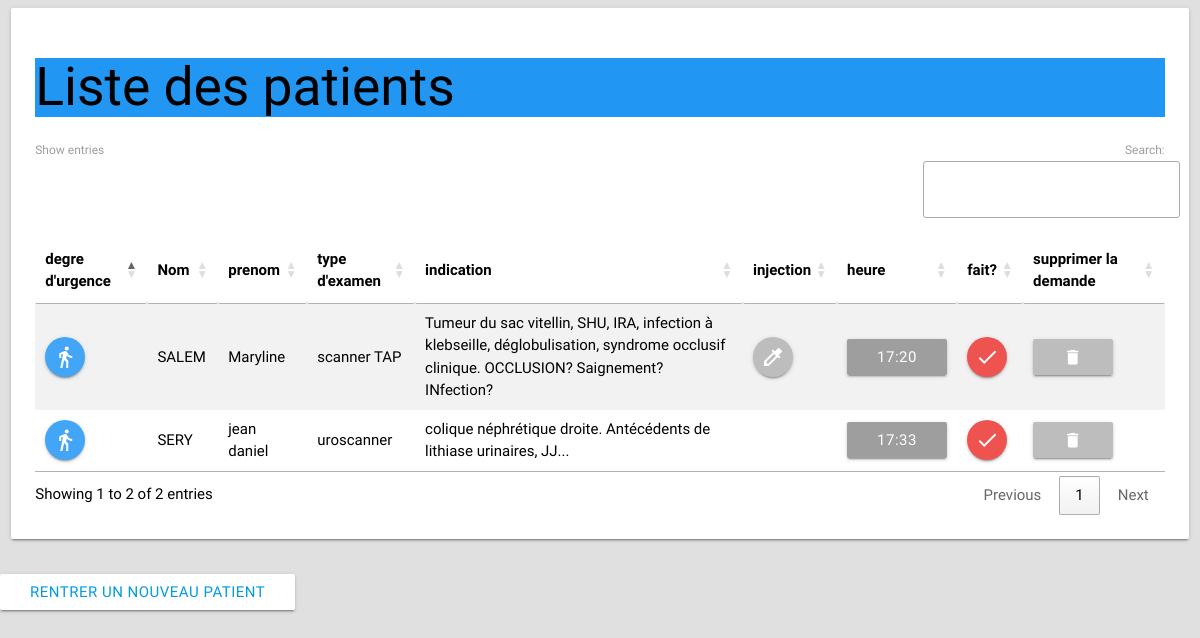
The page /afficher_patient on the database as committed earlier.
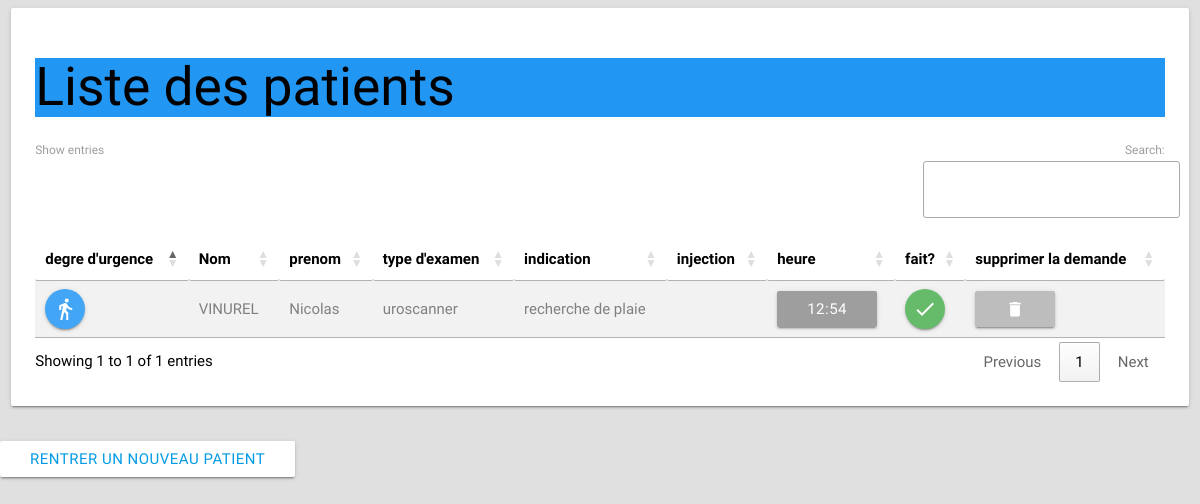
The same page on the database as committed later.
### gestion_patient/models.py (models this page shows)
class Demande(models.Model):
    degre_urgence_choix = (
        ('H24', 'H24'),
        ('immédiat', 'immédiat'),
    )
    type_examen_choix = (
        ('scanner cerebral', 'scanner cerebral'),
        ('scanner AP', 'scanner AP'),
        ('scanner TAP', 'scanner TAP'),
        ('angioscanner pulmonaire', 'angioscanner pulmonaire'),
        ('uroscanner', 'uroscanner'),
        ('scanner Thoracique', 'scanner thoracique'),
    )
    injection_choix = (
        ('oui', 'oui'),
        ('non', 'non'),
        ('à voir', 'à voir')
    )
    realisation_choix =(
        ('oui', 'oui'),
        ('non', 'non'),
    )
    prenom = models.CharField(max_length=30)
    nom = models.CharField(max_length=30)
    indication = models.CharField(max_length=300, null=True)
    degre_urgence = models.CharField(
        max_length=10,
        choices=degre_urgence_choix)
    type_examen= models.CharField(
        max_length=30,
        choices=type_examen_choix)
    injection = models.CharField(
        max_length=30,
        choices=injection_choix)
    realisation = models.CharField(
        max_length=30,
        choices=realisation_choix, null=True, default="non")
    suppression = models.CharField(
        max_length=10,
        choices=realisation_choix,null=True, default="non")
    heure= models.DateTimeField(null = True)

### gestion_patient/views.py (the view)
# urls.py: url(r'^afficher_patient', views.afficher_patient, name = 'afficher_patient'),
def afficher_patient(request):
    demandes= Demande.objects.all()
    return render(request, 'afficher_patient.html', {"demandes":demandes})

### gestion_patient/templates/afficher_patient.html (shortened to what this page needs)
{% load static %}
<!DOCTYPE html>
<html>
    <head>
        <link type="text/css" rel="stylesheet" href="static/materialize/css/materialize.css"/>
         <link type="text/css" rel="stylesheet" href="https://cdn.datatables.net/1.10.16/css/jquery.dataTables.min.css"/>
    </head>
    <body class="grey lighten-2">
    	<div class="row">
          <div class="col s12">
            <div class="card white ">
            <div class="card-content black-text">
                <span> <h2 class= "blue">Liste des patients </h2></span>
                <table class="striped" id="tableau_patients">
        <thead>
          <tr>
              <th>degre d'urgence</th>
              <th>Nom</th>
              <th>prenom</th>
              <th>type d'examen</th>
              <th>indication</th>
              <th>injection</th>
              <th>heure</th>
              <th>fait? </th>
              <th>supprimer la demande</th>
          </tr>
        </thead>
        <tbody>
           {% for demande in demandes %}
            {% if demande.supprimer != "oui" %}
          <tr  {% if demande.realisation == "oui" %} style="color:grey" {% endif %} >
              {% if demande.degre_urgence == "immédiat" %}
             <td> <a id="urgence" class="btn-floating  waves-effect waves-light orange lighten-1"><i onclick="document.location.href='realisation_patient.html?id={{demande.id}}'" class="material-icons">directions_run</i></a></td>
               {% else %}
               <td> <a id="urgence" class="btn-floating  waves-effect waves-light blue lighten-1"><i onclick="document.location.href='realisation_patient.html?id={{demande.id}}'" class="material-icons">directions_walk</i></a></td>
              {% endif %}
            <td>{{demande.nom|upper}}</td>
            <td>{{demande.prenom}}</td>
             <td>{{demande.type_examen}}</td>
              <td>{{demande.indication}}</td>
               {% if demande.injection == "oui" %}
             <td> <a id="urgence" class="btn-floating  waves-effect waves-light grey lighten-1"><i onclick="document.location.href='realisation_patient.html?id={{demande.id}}'" class="material-icons">colorize</i></a></td>
               {% else %}
               <td> </td>
              {% endif %}
              <td><span class="btn grey">{{demande.heure|time:"H:i"}}</span></td>
               <td>
                  {% if demande.realisation != "non" %}
                   <a id="fait" class="btn-floating  waves-effect waves-light green lighten-1"><i onclick="document.location.href='realisation_patient.html?id={{demande.id}}'" class="material-icons">done</i></a>
                  {% else %}
                  <a id="fait_{{demande.id}}" class="btn-floating  waves-effect waves-light red lighten-1"><i onclick="document.location.href='realisation_patient.html?id={{demande.id}}'" class="material-icons">done</i></a></td>
                   {% endif %}
              <td><a id="supprimer" class="btn  waves-effect waves-light grey lighten-1" onclick="document.location.href='supprimer_patient.html?id={{demande.id}}'"><i class="material-icons">delete</i></a></td>
            </tr>
            {% endif %}
          {% endfor %}
        </tbody>
      </table>
            </div>
          </div>
        </div>
      </div>
         <button class="btn waves-effect waves-light white" id="rentrer"> <a href="rentrer_patient.html"> rentrer un nouveau patient</a>
    </body>
</html>

Rows that differ between the two databases and show on the page:
removed Demande: nom "SALEM", prenom "Maryline", type_examen "scanner TAP", indication "Tumeur du sac vitellin, SHU, IRA, infection à klebseille, déglobulisation, syndrome occlusif clinique. OCCLUSION? Saignement? INfection?", heure "17:20"
removed Demande: nom "SERY", prenom "jean daniel", type_examen "uroscanner", indication "colique néphrétique droite. Antécédents de lithiase urinaires, JJ...", heure "17:33"
added Demande: nom "VINUREL", prenom "Nicolas", type_examen "uroscanner", indication "recherche de plaie", heure "12:54", realisation "oui" (drawn)
Other text that changed with them:
text written by a page script: "Show entries Search: Showing 1 to 2 of 2 entries Previous 1 Next" → "Show entries Search: Showing 1 to 1 of 1 entries Previous 1 Next"
